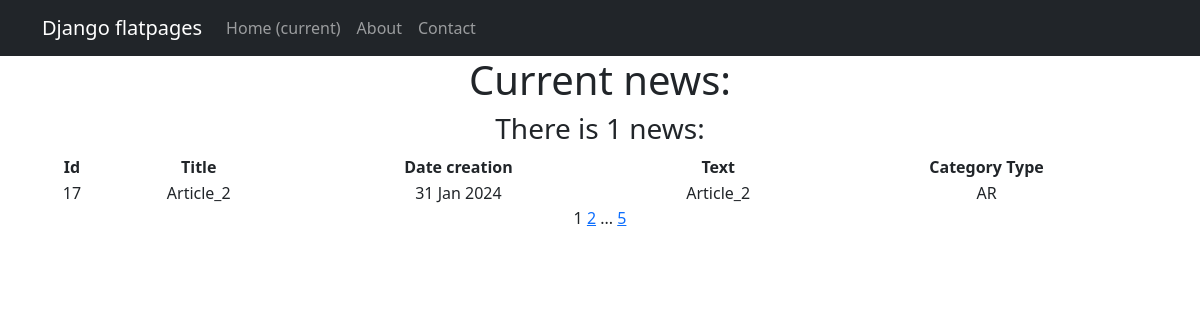
Page /news/ on the committed database.
### newapp/models.py (models this page shows, shortened)
class Post(models.Model):# содержать в себе статьи и новости, которые создают пользователи
    author = models.ForeignKey(Author, on_delete = models.CASCADE)# связь «один ко многим» с моделью Author;
    News = 'NW'# новость
    Article = 'AR'# статья
    CATEGORY_CHOICES = (
        (News, 'Новость'),
        (Article, 'Статья')
    )
    categoryType = models.CharField(max_length = 2, choices = CATEGORY_CHOICES, default = Article)# поле с выбором — «статья» или «новость»;
    dateCreation = models.DateTimeField(auto_now_add = True)# автоматически добавляемая дата и время создания;
    postCategory = models.ManyToManyField(Category, through= 'PostCategory')# связь «многие ко многим» с моделью Category (с дополнительной моделью PostCategory);
    title = models.CharField(max_length= 128) # заголовок статьи/новости;
    text = models.TextField() # текст статьи/новости;
    rating = models.SmallIntegerField(default=0)# рейтинг статьи/новости.

### newapp/views.py (the view)
# urls.py: path('', NewsList.as_view(), name='news_list'),
class NewsList(ListView):
    model = Post
    ordering = '-dateCreation'
    template_name = 'news_list.html'
    context_object_name = 'news_list'
    paginate_by = 1  # вот так мы можем указать количество записей на странице

### newapp/templatetags/custom_filters.py (called while the page is built)
@register.filter()
def censor(value):
    for word in censor_list:
        value = value.replace(word[1:], '*' * len(word[1:])) #Строковый метод str.replace(old, new[, count]) вернет копию строки,
    return value # Возвращаемое функцией значение подставится в шаблон.

### newapp/templates/news_list.html (shortened to what this page needs)
{% extends 'flatpages/default.html' %}
{% load custom_filters %}
{% block content %}
<h1>Current news:</h1>
<h3>There is {{news_list|length}} news:</h3>
{% if news_list %}
    <table width="100%">
        <tr>
            <td> <b>Id </b> </td>
            <td> <b>Title </b> </td>
            <td> <b>Date creation</b> </td>
            <td> <b>Text</b> </td>
            <td> <b>Category Type</b> </td>
        </tr>
           {% for one_news in news_list %}
           <tr>
               <td>{{ one_news.id}}</td>
               <td>{{ one_news.title|censor }}</td>
               <td>{{ one_news.dateCreation|date:"d M Y"}}</td>
               <td>{{ one_news.text|truncatechars:20|censor}}</td>
               <td>{{ one_news.categoryType}}</td>
           </tr>
           {% endfor %}
    </table>
{% else %}
       <h2>No current news!</h2>
{% endif %}
   {{ page_obj.number }}
   {% if page_obj.has_next %}
       <a href="?page={{ page_obj.next_page_number }}">{{ page_obj.next_page_number }}</a>
       {% if paginator.num_pages != page_obj.next_page_number %}
           ...
           <a href="?page={{ page_obj.paginator.num_pages }}">{{ page_obj.paginator.num_pages }}</a>
       {% endif %}
   {% endif %}
{% endblock content%}

### rows in the picture
Post: id "17", title|censor "Article_2", dateCreation "31 Jan 2024", text|censor "Article_2", categoryType "AR"

### other values in the picture
{{ news_list|length }} "1"
{{ page_obj.number }} "1"
{{ page_obj.next_page_number }} "2"
{{ page_obj.paginator.num_pages }} "5"
